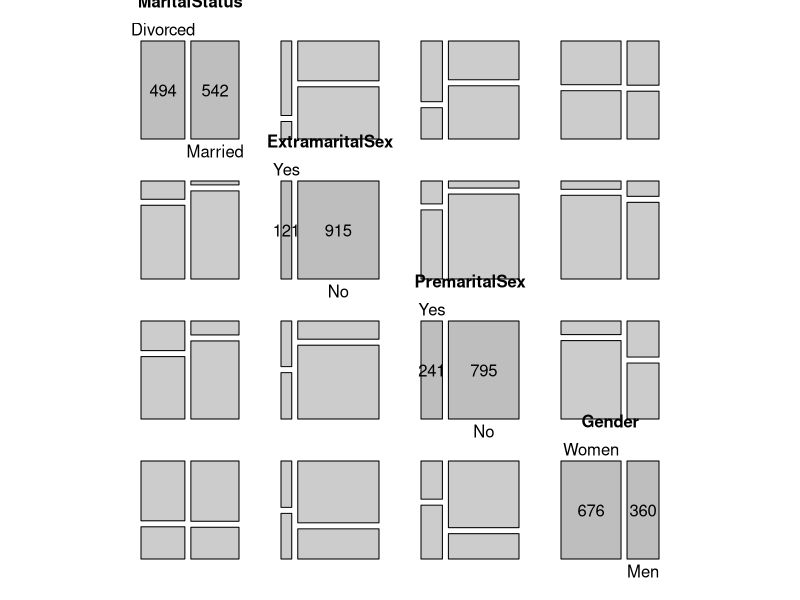
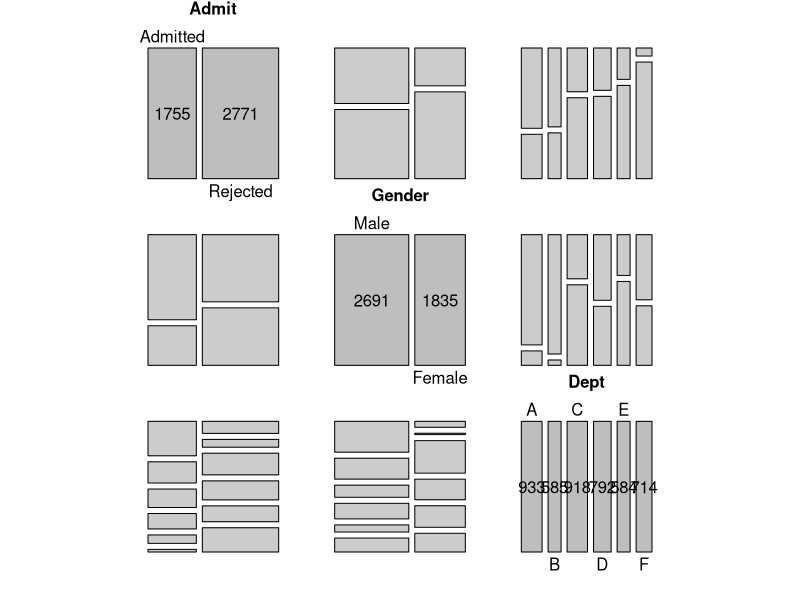
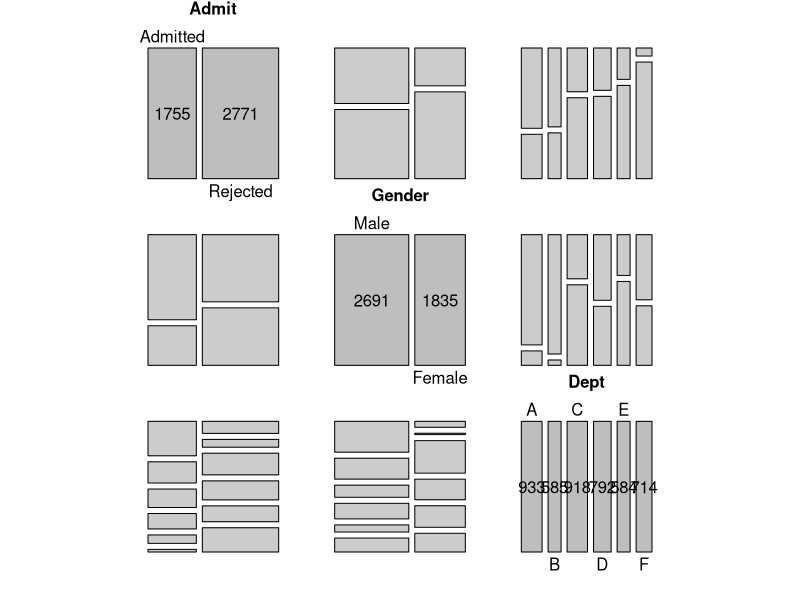
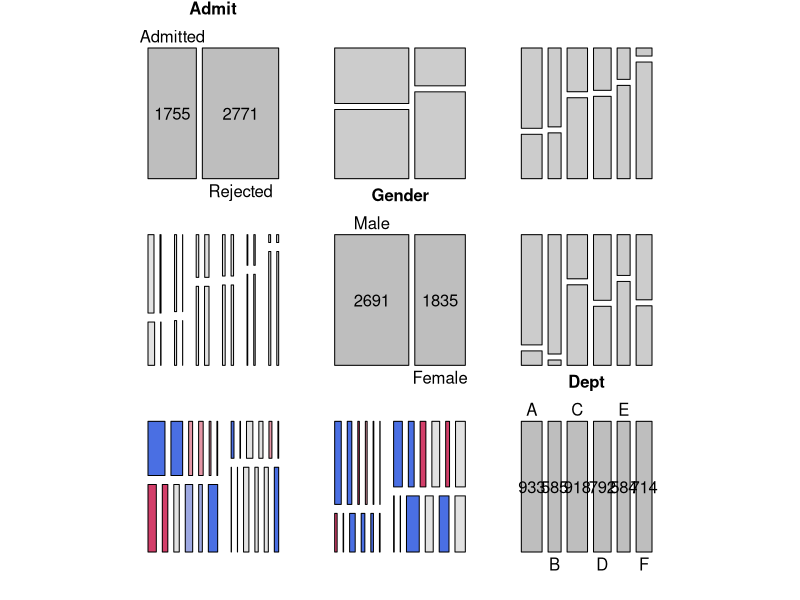
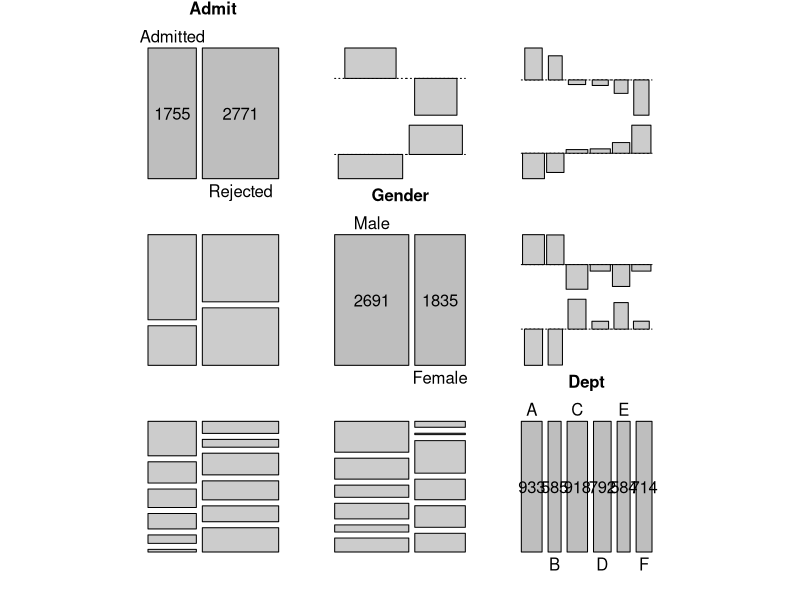

These charts were generated, in order, by the following R code:
## ---- chunk 1
knitr::opts_chunk$set(echo = TRUE)
library(vcd)
## ---- chunk 2

data("UCBAdmissions")
data("PreSex")
pairs(PreSex)
pairs(UCBAdmissions)
pairs(UCBAdmissions, upper_panel_args = list(shade = FALSE))
pairs(UCBAdmissions, lower_panel = pairs_mosaic(type = "conditional"))
pairs(UCBAdmissions, upper_panel = pairs_assoc)
